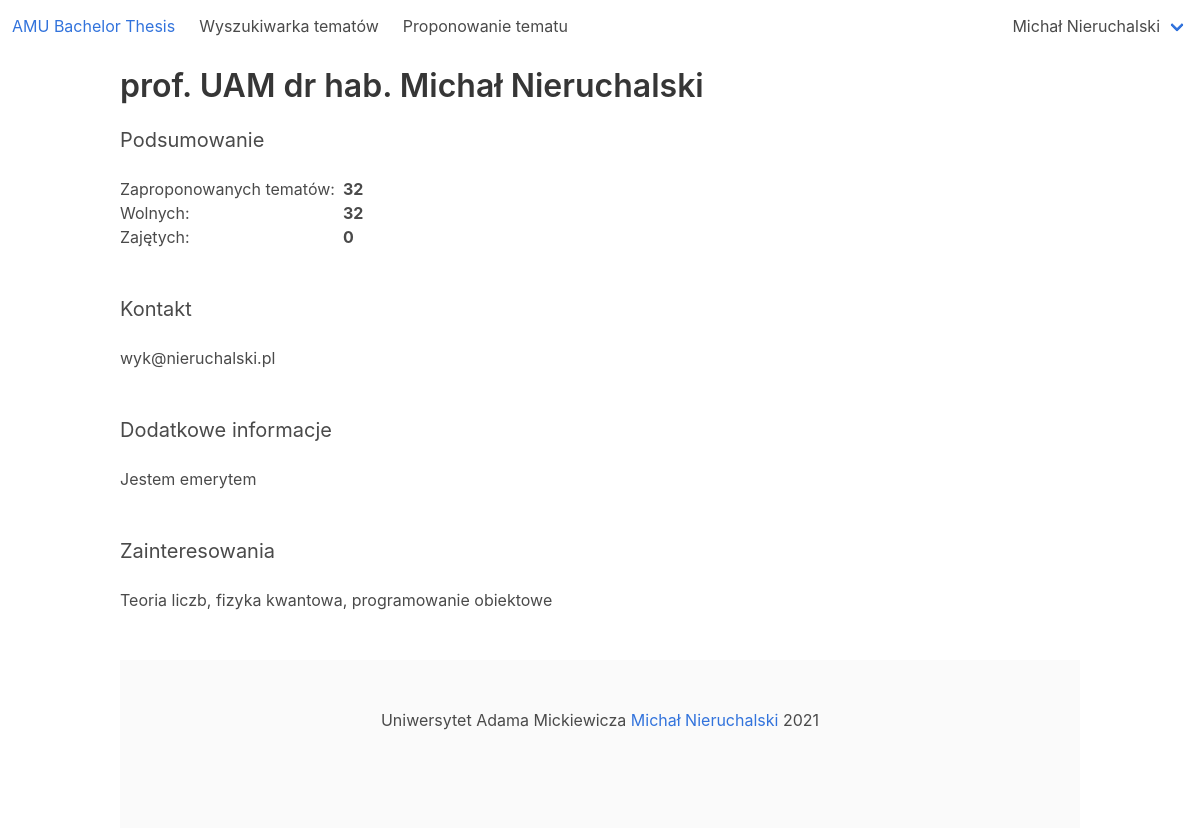
The page /amu_bachelor_thesis/lecturer/4 (signed in) on the database as committed earlier.
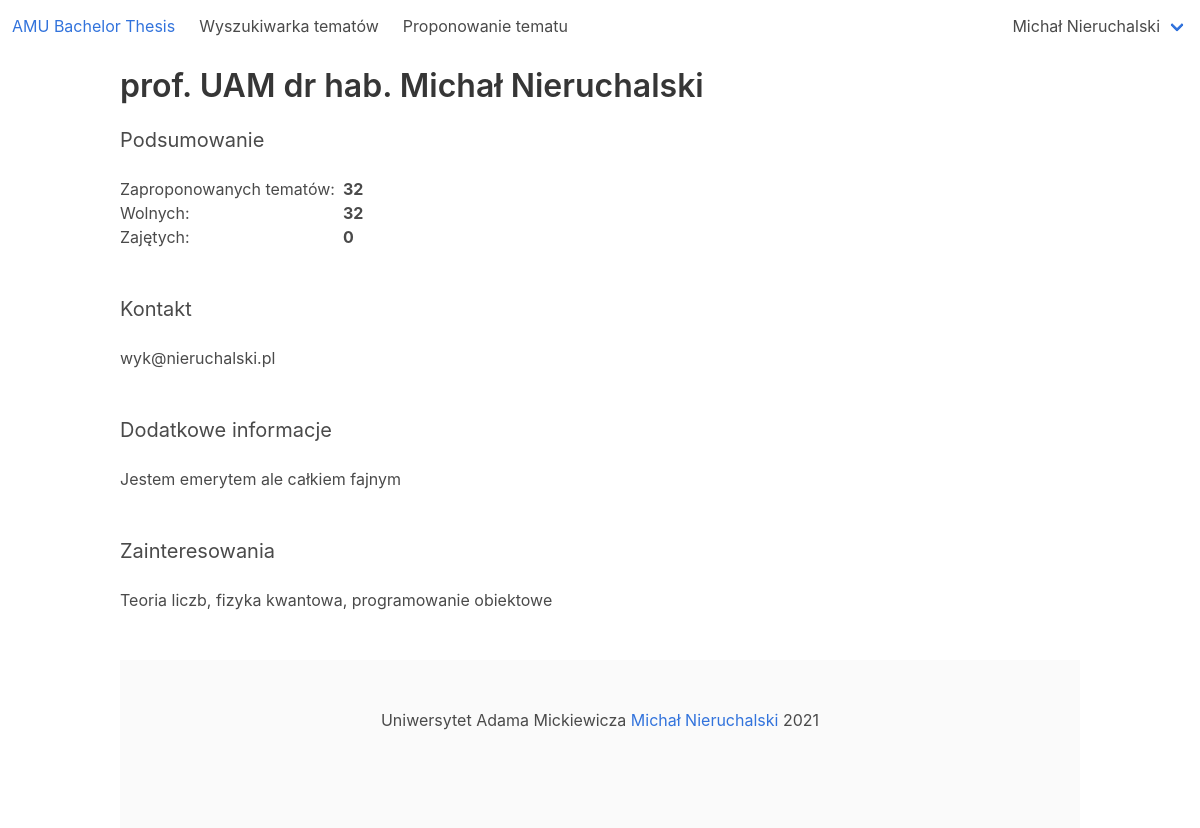
The same page on the database as committed later.
### amu_bachelor_thesis_app/models.py (models this page shows, shortened)
class Lecturer(models.Model):
    first_name = models.CharField(max_length=180, blank=False, null=False)
    last_name = models.CharField(max_length=180, blank=False, null=False)
    degree = models.CharField(max_length=180, blank=True, null=True)
    interests = models.CharField(max_length=2000, blank=True, null=True)
    description = models.CharField(max_length=4000, blank=True, null=True)
    user = models.OneToOneField(User, on_delete=models.CASCADE, primary_key=True)
    def __str__(self):
        return self.first_name + ' ' + self.last_name
    @property
    def name_with_degree(self):
        return self.degree + ' ' + self.first_name + ' ' + self.last_name

class User(AbstractBaseUser, PermissionsMixin):
    USERNAME_FIELD = 'email'
    LECTURER = 1
    STUDENT = 2
    SUPERUSER = 3
    ROLE_CHOICES = (
        (LECTURER, 'Lecturer'),
        (STUDENT, 'Student'),
        (SUPERUSER, 'Superuser')
    )
    objects = CustomUserManager()
    role = models.PositiveSmallIntegerField(choices=ROLE_CHOICES, blank=False, null=False)
    email = models.EmailField('email address', blank=False, null=False, unique=True)
    def __str__(self):
        if self.role == User.STUDENT:
            return str(self.student)
        if self.role == User.LECTURER:
            return str(self.lecturer)
        return self.email
    def is_student(self):
        return self.role == User.STUDENT
    def is_lecturer(self):
        return self.role == User.LECTURER
    @property
    def is_superuser(self):
        return self.role == self.SUPERUSER

### amu_bachelor_thesis_app/views/lecturer_views.py (the view)
# urls.py: path('lecturer/<int:pk>', lecturer_views.LecturerProfile.as_view(), name='lecturer_profile'),
@method_decorator(login_required, name='dispatch')
class LecturerProfile(generic.DetailView):
    model = Lecturer
    template_name = 'amu_bachelor_thesis_app/lecturer/lecturer_profile.html'

### amu_bachelor_thesis_app/models.py (called while the page is built)
    def __str__(self):
        return self.first_name + ' ' + self.last_name

### amu_bachelor_thesis_app/templatetags/helpers.py (called while the page is built)
@register.simple_tag
def get_number_of_notifications(user):
    return user.notification_set.count()

@register.simple_tag
def has_notifications(user):
    return user.notification_set.filter(is_seen=False).count() == 0

### amu_bachelor_thesis_app/templatetags/lecturer.py (called while the page is built)
@register.simple_tag
def count_taken_thesis(lecturer):
    return Thesis.objects.filter(lecturer=lecturer).exclude(student_id=None).count()

@register.simple_tag
def count_not_taken_thesis(lecturer):
    return Thesis.objects.filter(lecturer=lecturer, student_id=None).count()

@register.simple_tag
def count_thesis(lecturer):
    return Thesis.objects.filter(lecturer=lecturer).count()

### amu_bachelor_thesis_app/templates/amu_bachelor_thesis_app/lecturer/lecturer_profile.html (shortened to what this page needs)
{% extends 'amu_bachelor_thesis_app/base.html' %}
{% load lecturer %}
{% block content %}
    <h2 class="title">{{ lecturer.name_with_degree }}</h2>
    <section class="mt-4">
        <h3 class="subtitle">Podsumowanie</h3>
        <table>
            <tr>
                <td>Zaproponowanych tematów:</td>
                <td>
                    <b class="pl-2">{% count_thesis lecturer %}</b>
                </td>
            </tr>
            <tr>
                <td>Wolnych: </td>
                <td>
                    <b class="pl-2">{% count_not_taken_thesis lecturer %}</b>
                </td>
            </tr>
            <tr>
                <td>Zajętych: </td>
                <td>
                    <b class="pl-2">{% count_taken_thesis lecturer %}</b>
                </td>
            </tr>
        </table>
    </section>
    <section class="mt-6">
        <h3 class="subtitle">Kontakt</h3>
        <p>{{ lecturer.user.email }}</p>
    </section>
    <section class="mt-6">
        <h3 class="subtitle">Dodatkowe informacje</h3>
        <p>{{ lecturer.description }}</p>
    </section>
    <section class="mt-6">
        <h3 class="subtitle">Zainteresowania</h3>
        <p>{{ lecturer.interests }}</p>
    </section>
{% endblock %}

Rows that differ between the two databases and show on the page:
changed Lecturer "prof. UAM dr hab. Michał Nieruchalski": description "Jestem emerytem" → "Jestem emerytem ale całkiem fajnym"
